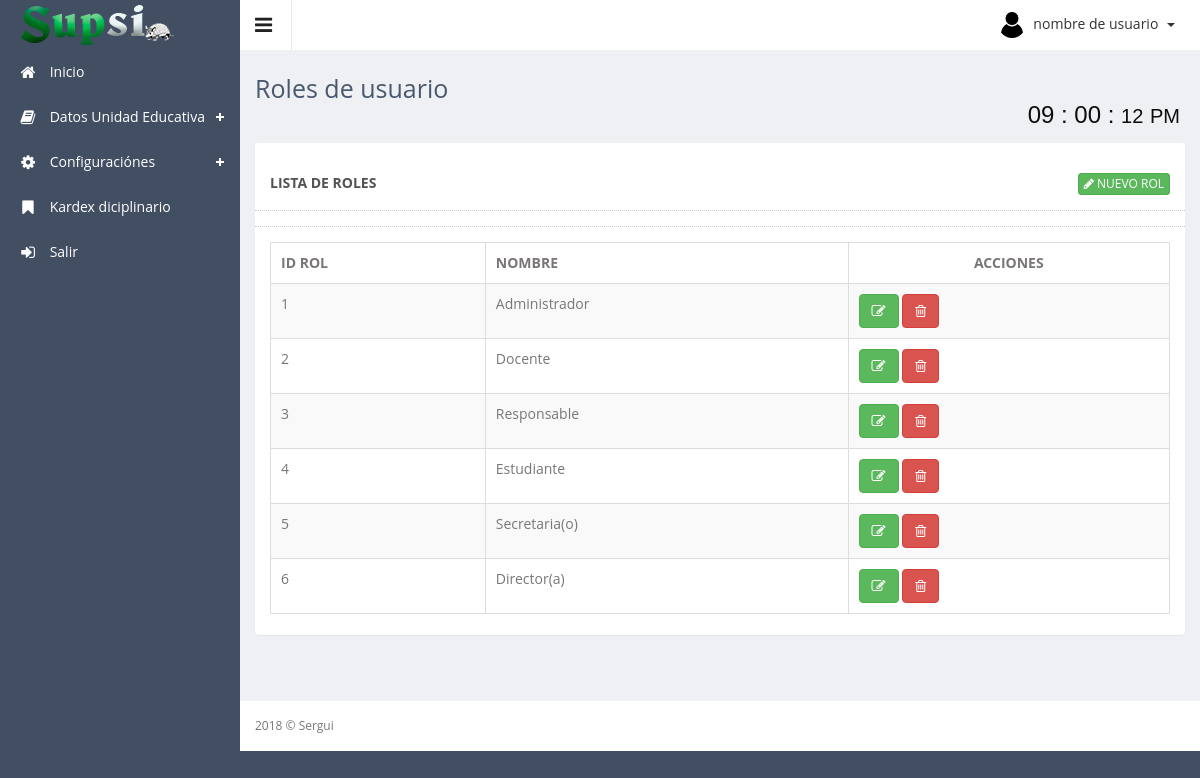
The app's page /app/controller/user/roles_usuario.php with its own data.
### tables this page shows
CREATE TABLE `roles` (
  `id_rol` int(11) NOT NULL AUTO_INCREMENT,
  `nombre` varchar(20) DEFAULT NULL,
  `estado` tinyint(1) DEFAULT '1',
  PRIMARY KEY (`id_rol`)
);

### app/controller/user/roles_usuario.php (called while the page is built, shortened)
<?php
	require_once ("../../config/conexion.php");
	if (!($roles = $con->query("SELECT * FROM roles where estado = 1 "))) {
    	echo "Falló SELECT: (" . $con->errno . ") " . $con->error;
	}
	require_once ('../../../public/views/plantilla.php');
?>

### public/views/user/roles_usuario.php (the view, shortened to what this page needs)
<div class="row">
    <div class="col-sm-12">
        <section class="panel">
            <header class="panel-heading">
                <div class="row panel-heading">
                    LISTA DE ROLES
                    <span class="pull-right">
                        <a href="#modal_Registrar" class="btn btn-xs btn-success" data-toggle="modal">
                            <span class="fa fa-pencil"></span> NUEVO ROL
                        </a>
                    </span>
                </div>
            </header>
            <div class="panel-body">
                <div class="adv-table" >
                    <table  class="display table table-bordered table-striped" id="tbRoles">
                        <thead>
                            <tr>
                                <th>ID ROL</th>
                                <th>NOMBRE</th>
                                <th class="text-center">ACCIONES</th>
                            </tr>
                        </thead>
                        <tbody>
                            <?php foreach ($roles as $rol): ?>
                            <tr class="gradeX">
                                <td><?php echo $rol['id_rol']; ?></td>
								<td><?php echo $rol['nombre']; ?></td>
                                <td >
                                    <a class="btn btn-success" href="#modalEditar" role="button" data-placement="top" title="Editar" data-toggle="modal" onclick="obtener_datos(<?php echo $rol['id_rol'] ?>)">
                                        <span class="fa fa-edit" ></span>
                                    </a>
                                    <a class="btn btn-danger" href="#modalEliminar" role="button" data-toggle="modal" data-placement="top" title="Eliminar" onclick="eliminar_datos(<?php echo $rol['id_rol'] ?>)">
                                        <span class="fa fa-trash-o"></span>
                                    </a>
                                </td>
                            </tr>
                        <?php endforeach ?>
                    </tbody>
                </table>
            </div>
        </div>
    </section>
</div>
</div>

### resources/assets/js/advanced-datatable/css/demo_table.css (style rules this page uses)
table.display { margin: 0 auto; clear: both; width: 100%; }
table.display thead th { padding: 3px 18px 3px 10px; border-bottom: 1px solid black; font-weight: bold; cursor: pointer; * cursor: hand; }
table.display td { padding: 3px 10px; }
table.display tr.gradeX { background-color: #ffdddd; }

### records on screen
roles: id_rol "1", nombre "Administrador"
roles: id_rol "2", nombre "Docente"
roles: id_rol "3", nombre "Responsable"
roles: id_rol "4", nombre "Estudiante"
roles: id_rol "5", nombre "Secretaria(o)"
roles: id_rol "6", nombre "Director(a)"

### other values on screen
$subTitulo "Roles de usuario"
